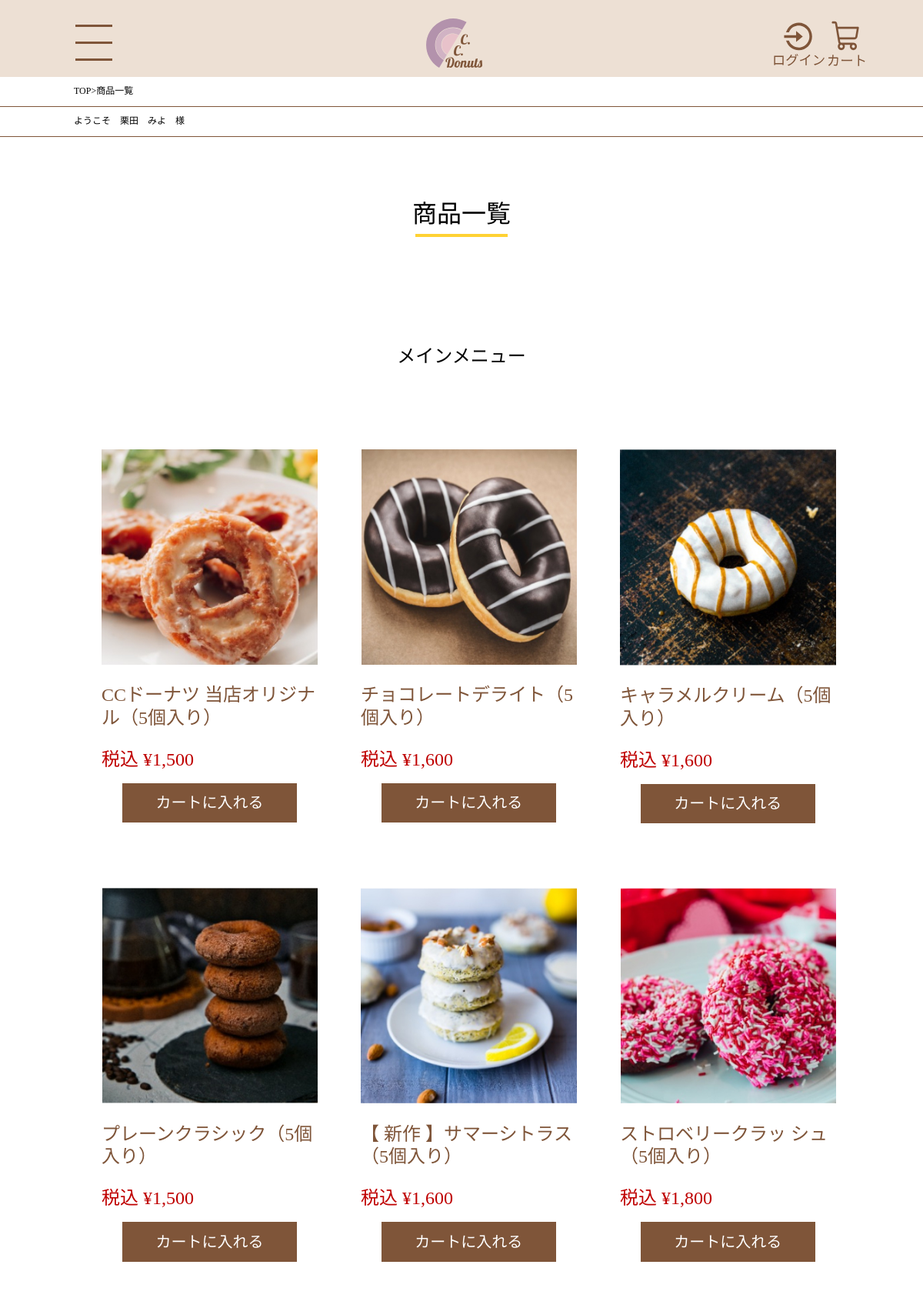
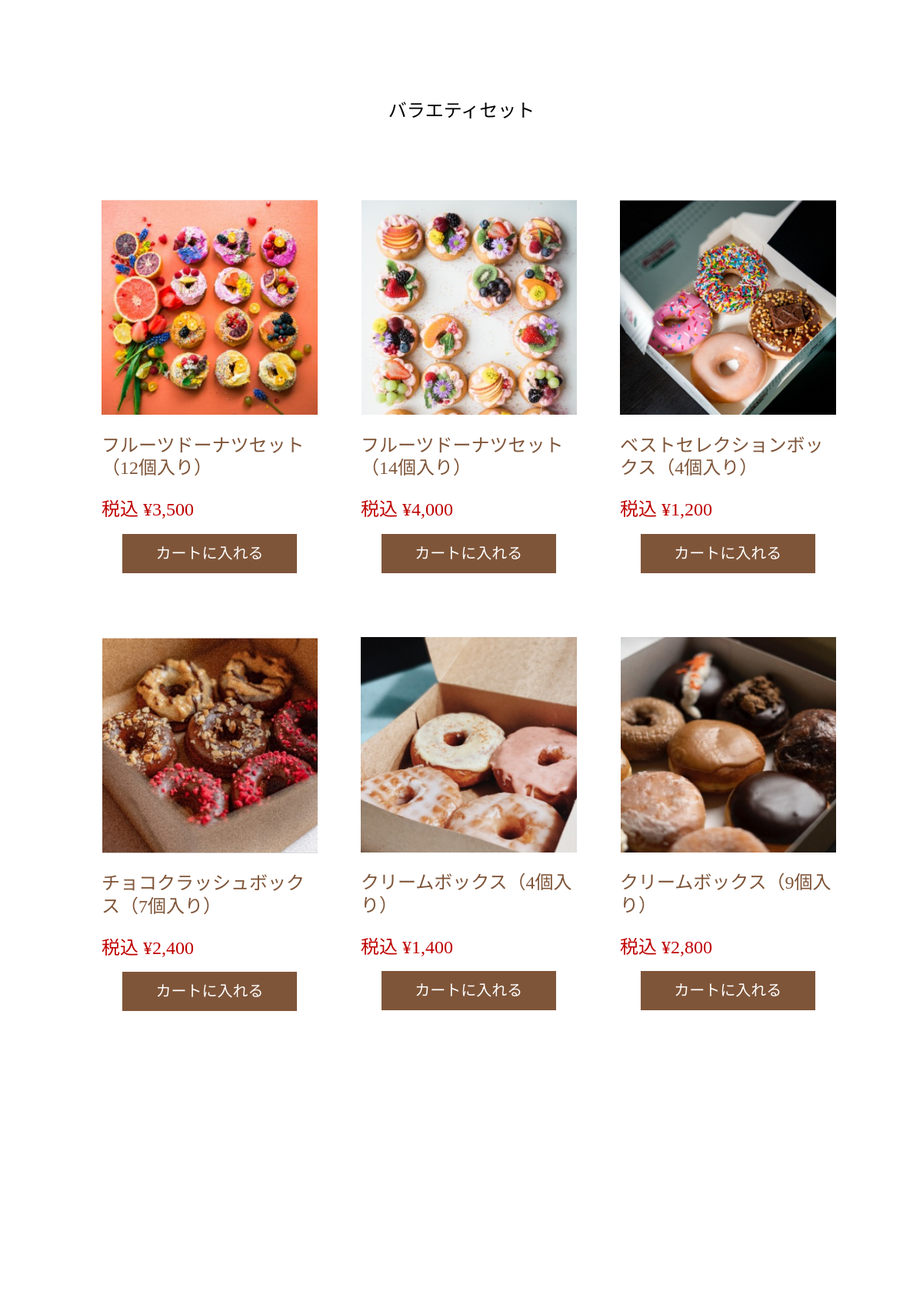
The app's page /product.php (signed in, upper part) with its own data (2 pictures, top to bottom).
### tables this page shows
CREATE TABLE `product` (
  `id` int(11) NOT NULL,
  `name` varchar(200) NOT NULL,
  `price` int(11) NOT NULL,
  `description` varchar(1000) NOT NULL,
  `image` varchar(200) NOT NULL
);

### product.php (the view, shortened to what this page needs)
<?php require 'includes/header.php' ?>
<div class="menu_ber">
  <div class="gest_name">
    <a href="index.php">TOP</a><span>></span>商品一覧
  </div>
  <div class="gest_name">
    <?php if (isset($_SESSION['customer'])) {
      echo 'ようこそ　', $_SESSION['customer']['name'], '　様';
    } else {
      echo 'ようこそ　ゲスト様';
    }
    ?>
  </div>
</div>
<main class="product_donuts_wrapper">
  <section class="product_donuts">
    <div class="title">
      商品一覧
    </div>
    <div class="main_donuts">
      <div class="main_title">
        メインメニュー
      </div>
      <form method="post" action="detail.php">
        <div class="menu-items main_menu-item">
          <?php
          $pdo = new PDO(
            'mysql:host=mysql1.php.xdomain.ne.jp;dbname=yomichi0329_donuts;charset=utf8',
            'yomichi0329_cca',
            'ccadonuts'
          );
          $main = $pdo->query('select * from product where id <= 6');
          $var = $pdo->query('select * from product where id > 6');
          foreach ($main as $row) : ?>
            <div class="menu-item">
              <a href="detail.php?id=<?php echo $row['id'] ?>">
                <img src="<?php echo $row['image'] ?>" class="menu-item-image">
                <h3 class="menu-item-name"><?php echo $row['name'] ?></h3>
                <p class="price">税込 ¥<?php echo number_format($row['price']) ?></p>
              </a>
              <button type="submit" value="" class="cart_btn">
                <a href="cart-show.php?id=<?php echo $row['id'] ?>">
                  カートに入れる
                </a>
              </button>
            </div>
          <?php endforeach ?>
        </div>
        <div class="main_title variety">
          バラエティセット
        </div>
        <div class="menu-items main_menu-item">
          <?php foreach ($var as $row) : ?>
            <div class="menu-item">
              <a href="detail.php?id=<?php echo $row['id'] ?>">
                <img src="<?php echo $row['image'] ?>" class="menu-item-image">
                <h3 class="menu-item-name"><?php echo $row['name'] ?></h3>
                <p class="price">税込 ¥<?php echo number_format($row['price']) ?></p>
              </a>
              <button type="submit" value="0" class="cart_btn">
                <a href="cart-show.php?id=<?php echo $row['id'] ?>">
                  カートに入れる
                </a>
              </button>
            </div>
          <?php endforeach ?>
        </div>
      </form>
    </div>
  </section>
</main>
<?php require 'includes/footer.php' ?>

### common/css/destyle.css (style rules this page uses)
html { line-height: 1.15; -webkit-text-size-adjust: 100%; -webkit-tap-highlight-color: transparent; }
body { margin: 0; }
main { display: block; }
p, table, blockquote, address, pre, iframe, form, figure, dl { margin: 0; }
h1, h2, h3, h4, h5, h6 { font-size: inherit; line-height: inherit; font-weight: inherit; margin: 0; }
a { background-color: transparent; text-decoration: none; color: inherit; }
img, embed, object, iframe { vertical-align: bottom; }
button, input, optgroup, select, textarea { -webkit-appearance: none; appearance: none; vertical-align: middle; color: inherit; font: inherit; background: transparent; padding: 0; margin: 0; outline: 0; border-radius: 0; text-align: inherit; }
button, input { overflow: visible; }
button, select { text-transform: none; }
button, [type="button"], [type="reset"], [type="submit"] { cursor: pointer; -webkit-appearance: none; appearance: none; }

### common/css/base.css (style rules this page uses)
:root { --rectangle1-: #FFD233; --rectangle2-: #B392AC; --rectangle3-: #7F5539; --rectangle4-: #D27C2C; --rectangle5-: #EDE0D4; --rectangle6-: #CCCCCC; --rectangle7-: #D9D9D9; --rectangle8-: #BF0000; --rectangle10-: #000000; --rectangl11-: #E6CCB2; --rectangle12-: #E8C2CA; --rectangle13-: #F7D1CD; --rectangle13-: #FF8877; --font-family-: 'Noto Sans JP', sans-serif; }
img { width: 100%; }
.title { text-align: center; font-size: 20px; line-height: 20px; position: relative; }
.title::after { bottom: -45%; right: 30%; content: ''; position: absolute; border: 2px solid var(--rectangle1-); }
a { cursor: pointer; }
@media screen and (min-width: 768px) { .title { font-size: 32px; line-height: 32px; } }

### common/css/home.css (style rules this page uses)
:root { --rectangle1-: #FFD233; --rectangle2-: #B392AC; --rectangle3-: #7F5539; --rectangle4-: #D27C2C; --rectangle5-: #EDE0D4; --rectangle6-: #CCCCCC; --rectangle7-: #D9D9D9; --rectangle8-: #BF0000; --rectangle10-: #000000; --rectangl11-: #E6CCB2; --rectangle12-: #E8C2CA; --rectangle13-: #F7D1CD; --rectangle13-: #FF8877; --font-family-: 'Noto Sans JP', sans-serif; }
img { width: 100%; }
.gest_name { font-size: 12px; padding: 3% 6%; border-bottom: 1px solid var(--rectangle3-); }
.title::after { width: 38%; }
form { margin-top: 21%; }
.menu-items { margin: 0 auto; display: grid; grid-template-columns: 48% 48%; column-gap: 5%; row-gap: 7%; padding: 0 7%; }
.menu-item { text-align: center; }
.menu-item>a>img { margin-top: 15%; width: 100%; object-fit: cover; }
.menu-item-name { color: var(--rectangle3-); text-align: left; padding-top: 17%; font-weight: 500; line-height: 25.6px; }
.price { text-align: left; margin-top: 9%; color: var(--rectangle8-) }
.cart_btn { text-align: center; margin-top: 11%; width: 90%; font-size: 12px; color: #fff; background-color: var(--rectangle3-); padding: 7% 0; }
@media screen and (min-width: 768px) { .gest_name { font-size: 12px; padding: 1% 8%; border-bottom: 1px solid var(--rectangle3-); } }
@media screen and (min-width: 768px) { .menu-items { display: grid; grid-template-columns: 30% 30% 30%; column-gap: 6%; row-gap: 8%; padding: 0px 11%; } }
@media screen and (min-width: 768px) { .menu-item>a>img { margin-top: 8%; } }
@media screen and (min-width: 768px) { form { margin-top: 10%; } }
@media screen and (min-width: 768px) { .cart_btn { width: 81%; padding: 5% 0; font-size: 20px; margin-top: 6%; } }
@media screen and (min-width: 768px) { .menu-item-name { padding-top: 9%; font-weight: 500; line-height: 29.6px; } }
@media screen and (min-width: 768px) { .price, .menu-item-name { font-size: 24px; } }

### records on screen
product: image (picture), name "CCドーナツ 当店オリジナル（5個入り）", price "1,500"
product: image (picture), name "チョコレートデライト（5個入り）", price "1,600"
product: image (picture), name "キャラメルクリーム（5個入り）", price "1,600"
product: image (picture), name "プレーンクラシック（5個入り）", price "1,500"
product: image (picture), name "【 新作 】サマーシトラス（5個入り）", price "1,600"
product: image (picture), name "ストロベリークラッ シュ（5個入り）", price "1,800"
product: image (picture), name "フルーツドーナツセット（12個入り）", price "3,500"
product: image (picture), name "フルーツドーナツセット（14個入り）", price "4,000"
product: image (picture), name "ベストセレクションボックス（4個入り）", price "1,200"
product: image (picture), name "チョコクラッシュボックス（7個入り）", price "2,400"
product: image (picture), name "クリームボックス（4個入り）", price "1,400"
product: image (picture), name "クリームボックス（9個入り）", price "2,800"

### other values on screen
$_SESSION['customer']['name'] "栗田 みよ"
